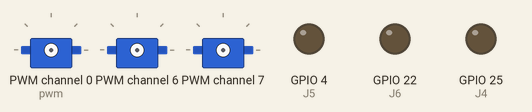
A program run on a simulated Raspberry Pi (BCM pin numbers). Shown: 3 × servo, output pins drawn as LEDs (lit = HIGH). Servo angles are drawn from the pulse width (0.5 ms = 0°, 2.5 ms = 180°); pins used as bus, display or sensor lines are not drawn.

Above: at 0.05 s.
At 1.05 s:
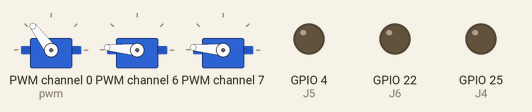
At 2.1 s:
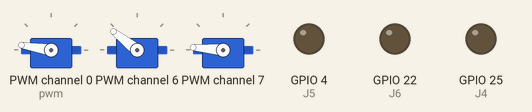
At 4.15 s:
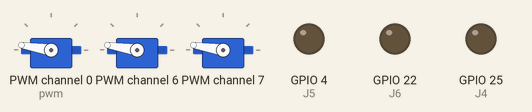
At 6.2 s:
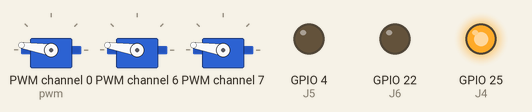
At 8.25 s:
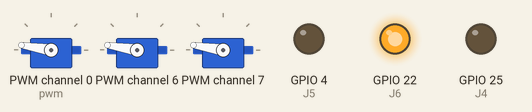
Timing chart, 0 to 10.8 s (numbered marks = the images above):
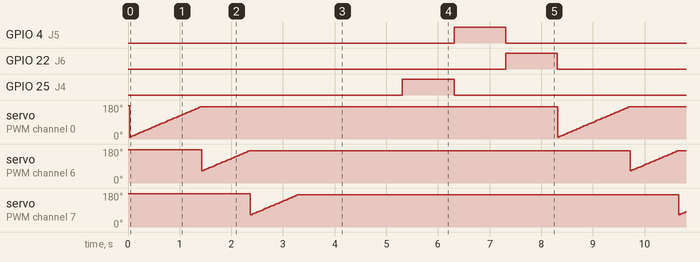

The program:

fatRPI-MDI.py
```python
#!/usr/bin/python

from Adafruit_PWM_Servo_Driver import PWM
import time
import RPi.GPIO as GPIO

# ===========================================================================
# fatRPI-MDI Code
# ===========================================================================

def blinkLED(channel):
	'''Function to blink an LED attached to an output channel
	Drives line high for a short time and then drives it low.
	The high level output turns on the LED.
	'''
	GPIO.output(channel, 1)
	time.sleep(1.0)
	GPIO.output(channel, 0)

J4 = 25
J5 = 4
J6 = 22

GPIO.setmode(GPIO.BCM)	# setup GPIO using Board numbering

GPIO.setup(J4, GPIO.OUT)
GPIO.setup(J5, GPIO.OUT)
GPIO.setup(J6, GPIO.OUT)

# Initialise the PWM device using the default address
pwm = PWM(0x40, debug=False)

pwm.setPWMFreq(60)                        # Set frequency to 60 Hz

pwm.setPWM(0, 0, 600)
pwm.setPWM(6, 0, 600)
pwm.setPWM(7, 0, 600)

while (True):
	channel = 0
	duration = 150
	while duration < 600:
		pwm.setPWM(channel, 0, duration)
		time.sleep(.03)
		duration += 10
	channel = 6
	duration = 300
	while duration < 600:
		pwm.setPWM(channel, 0, duration)
		time.sleep(.03)
		duration += 10
	channel = 7
	duration = 300
	while duration < 600:
		pwm.setPWM(channel, 0, duration)
		time.sleep(.03)
		duration += 10
	channel = 8
	pwm.setPWM(channel, 0, 0)
	time.sleep(1.0)
	pwm.setPWM(channel, 0, 4095)
	channel = 9
	pwm.setPWM(channel, 0, 0)
	time.sleep(1.0)
	pwm.setPWM(channel, 0, 4095)
	blinkLED(J4)
	blinkLED(J5)
	blinkLED(J6)
```

Measured:
- by itself, GPIO 4 (J5), GPIO 22 (J6), GPIO 25 (J4): alternates HIGH for 1.0 s and LOW for 7.3 s
- by itself, servo on PWM channel 0 (pwm): ramps from 10° to 171° and jumps back, once every 8.3 s
- by itself, servo on PWM channel 6, servo on PWM channel 7: ramps from 65° to 171° and jumps back, once every 8.3 s
